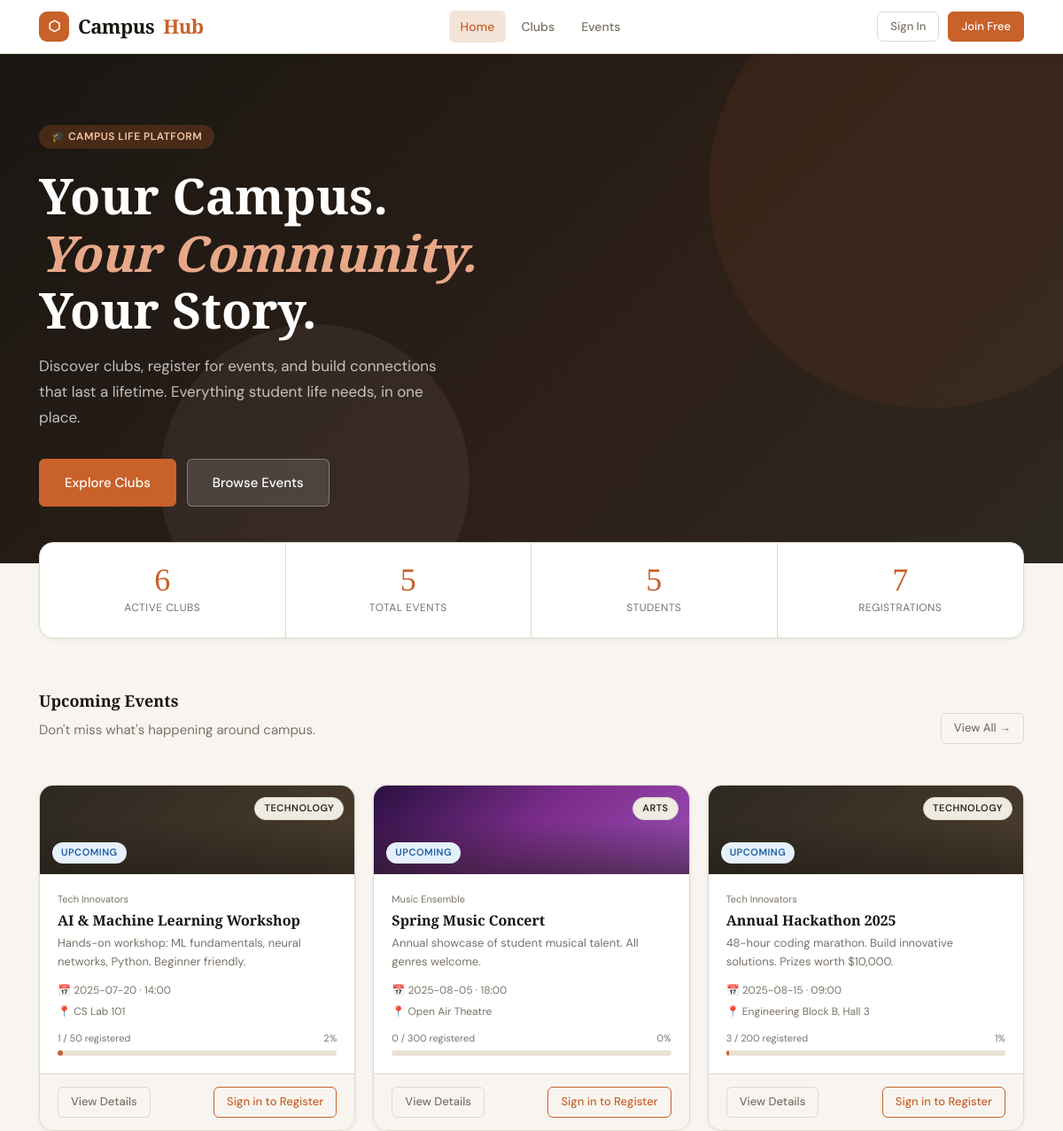
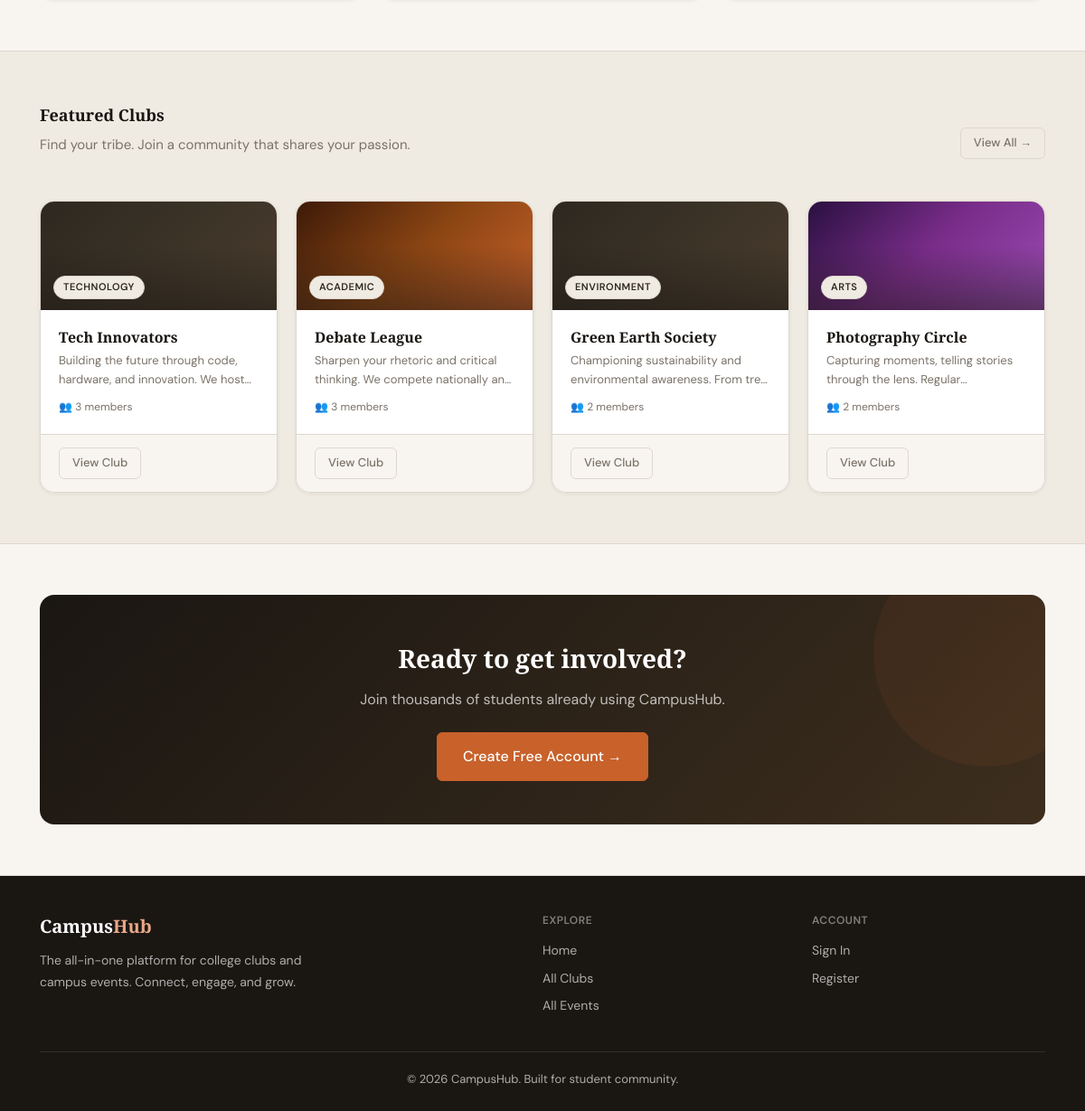
The page / on the database its author committed (2 pictures, top to bottom).
### tables this page shows
CREATE TABLE events (
    id               INTEGER PRIMARY KEY AUTOINCREMENT,
    club_id          INTEGER NOT NULL REFERENCES clubs(id) ON DELETE CASCADE,
    title            TEXT    NOT NULL,
    description      TEXT    NOT NULL,
    event_date       TEXT    NOT NULL,   -- ISO date: YYYY-MM-DD
    event_time       TEXT    NOT NULL,   -- HH:MM
    end_date         TEXT,               -- ISO date
    venue            TEXT    NOT NULL,
    max_participants INTEGER NOT NULL DEFAULT 50,
    status           TEXT    NOT NULL DEFAULT 'upcoming'
                               CHECK(status IN ('upcoming','ongoing','completed')),
    category         TEXT,
    image_url        TEXT,
    created_at       DATETIME NOT NULL DEFAULT CURRENT_TIMESTAMP
);

CREATE TABLE clubs (
    id          INTEGER PRIMARY KEY AUTOINCREMENT,
    name        TEXT    NOT NULL UNIQUE,
    category    TEXT    NOT NULL,
    description TEXT    NOT NULL,
    admin_id    INTEGER REFERENCES users(id) ON DELETE SET NULL,
    status      TEXT    NOT NULL DEFAULT 'pending'
                          CHECK(status IN ('pending','approved','rejected')),
    logo_url    TEXT,
    created_at  DATETIME NOT NULL DEFAULT CURRENT_TIMESTAMP
);

### app.py (the view)
@app.route('/')
def home():
    db = get_db()
    upcoming = db.execute(
        """SELECT e.*, c.name AS club_name, c.category,
           (SELECT COUNT(*) FROM registrations r WHERE r.event_id = e.id) AS reg_count
           FROM events e JOIN clubs c ON e.club_id = c.id
           WHERE e.status = 'upcoming' AND c.status = 'approved'
           ORDER BY e.event_date ASC LIMIT 6"""
    ).fetchall()
    featured_clubs = db.execute(
        """SELECT c.*,
           (SELECT COUNT(*) FROM club_members cm WHERE cm.club_id = c.id) AS member_count
           FROM clubs c WHERE c.status = 'approved'
           ORDER BY member_count DESC LIMIT 4"""
    ).fetchall()
    stats = {
        'clubs':  db.execute("SELECT COUNT(*) FROM clubs WHERE status='approved'").fetchone()[0],
        'events': db.execute("SELECT COUNT(*) FROM events").fetchone()[0],
        'students': db.execute("SELECT COUNT(*) FROM users WHERE role='student'").fetchone()[0],
        'registrations': db.execute("SELECT COUNT(*) FROM registrations").fetchone()[0],
    }
    return render_template('home.html', upcoming=upcoming, featured_clubs=featured_clubs, stats=stats)

### app.py (called while the page is built)
def get_db():
    if 'db' not in g:
        g.db = sqlite3.connect(
            app.config['DATABASE'],
            detect_types=sqlite3.PARSE_DECLTYPES
        )
        g.db.row_factory = sqlite3.Row  # rows behave like dicts
        g.db.execute("PRAGMA foreign_keys = ON")
    return g.db

@app.context_processor
def inject_user():
    user = None
    if 'user_id' in session:
        db = get_db()
        row = db.execute("SELECT * FROM users WHERE id = ?", (session['user_id'],)).fetchone()
        if row:
            user = dict(row)
    return dict(current_user=user)

### templates/home.html (shortened to what this page needs)
{% extends "base.html" %}
{% block content %}
<section class="hero">
  <div class="container">
    <div class="hero-inner fade-in">
      <div class="hero-tag">🎓 Campus Life Platform</div>
      <h1>Your Campus.<br /><em>Your Community.</em><br />Your Story.</h1>
      <p>Discover clubs, register for events, and build connections that last a lifetime. Everything student life needs, in one place.</p>
      <div class="hero-actions">
        <a href="{{ url_for('clubs') }}"  class="btn btn-primary btn-hero">Explore Clubs</a>
        <a href="{{ url_for('events') }}" class="btn btn-hero" style="background:rgba(255,255,255,.12);color:#fff;border-color:rgba(255,255,255,.3);">Browse Events</a>
      </div>
    </div>
  </div>
</section>
<div class="container" style="margin-top:-24px;position:relative;z-index:10;">
  <div class="stats-bar fade-in">
    <div class="stat-item">
      <div class="stat-value">{{ stats.clubs }}</div>
      <div class="stat-label">Active Clubs</div>
    </div>
    <div class="stat-item">
      <div class="stat-value">{{ stats.events }}</div>
      <div class="stat-label">Total Events</div>
    </div>
    <div class="stat-item">
      <div class="stat-value">{{ stats.students }}</div>
      <div class="stat-label">Students</div>
    </div>
    <div class="stat-item">
      <div class="stat-value">{{ stats.registrations }}</div>
      <div class="stat-label">Registrations</div>
    </div>
  </div>
</div>
<section class="section">
  <div class="container">
    <div class="section-header">
      <div>
        <h2 class="section-title">Upcoming Events</h2>
        <p class="section-sub">Don't miss what's happening around campus.</p>
      </div>
      <a href="{{ url_for('events') }}" class="btn btn-ghost btn-sm">View All →</a>
    </div>
    {% if upcoming %}
    <div class="grid-auto">
      {% for event in upcoming %}
      <div class="card card-hover event-card fade-in">
        <div class="card-cover {{ event.category|lower if event.category else 'tech' }}">
          <div style="position:absolute;bottom:12px;left:14px;z-index:2;">
            <span class="badge badge-{{ event.status }}">{{ event.status|capitalize }}</span>
          </div>
          {% if event.category %}
          <div style="position:absolute;top:12px;right:12px;z-index:2;">
            <span class="badge badge-cat">{{ event.category }}</span>
          </div>
          {% endif %}
        </div>
        <div class="card-body">
          <div style="font-size:11px;color:var(--muted);margin-bottom:4px;">{{ event.club_name }}</div>
          <h3 class="card-title">{{ event.title }}</h3>
          <p class="card-excerpt">{{ event.description }}</p>
          <div style="display:flex;flex-direction:column;gap:5px;margin-top:12px;">
            <div style="display:flex;align-items:center;gap:6px;font-size:12px;color:var(--muted);">
              📅 {{ event.event_date }} · {{ event.event_time }}
            </div>
            <div style="display:flex;align-items:center;gap:6px;font-size:12px;color:var(--muted);">
              📍 {{ event.venue }}
            </div>
          </div>
          {% set pct = (event.reg_count / event.max_participants * 100)|int %}
          <div style="margin-top:12px;">
            <div style="display:flex;justify-content:space-between;font-size:11px;color:var(--muted);margin-bottom:4px;">
              <span>{{ event.reg_count }} / {{ event.max_participants }} registered</span>
              <span>{{ pct }}%</span>
            </div>
            <div class="progress-bar-wrap" data-progress="{{ pct }}">
              <div class="progress-bar-fill" style="width:0%"></div>
            </div>
          </div>
        </div>
        <div class="card-footer" style="display:flex;justify-content:space-between;align-items:center;">
          <a href="{{ url_for('event_detail', event_id=event.id) }}" class="btn btn-ghost btn-sm">View Details</a>
          {% if current_user %}
            <form method="POST" action="{{ url_for('register_event', event_id=event.id) }}" class="register-form">
              <button type="submit" class="btn btn-primary btn-sm"
                {% if event.reg_count >= event.max_participants %}disabled title="Event full"{% endif %}>
                Register
              </button>
            </form>
          {% else %}
            <a href="{{ url_for('login') }}" class="btn btn-outline btn-sm">Sign in to Register</a>
          {% endif %}
        </div>
      </div>
      {% endfor %}
    </div>
    {% else %}
    <div class="empty-state">
      <div class="empty-state-icon">📅</div>
      <h3>No upcoming events</h3>
      <p>Check back soon for exciting campus events.</p>
    </div>
    {% endif %}
  </div>
</section>
<section class="section" style="background:var(--cream2);border-top:1.5px solid var(--border);border-bottom:1.5px solid var(--border);">
  <div class="container">
    <div class="section-header">
      <div>
        <h2 class="section-title">Featured Clubs</h2>
        <p class="section-sub">Find your tribe. Join a community that shares your passion.</p>
      </div>
      <a href="{{ url_for('clubs') }}" class="btn btn-ghost btn-sm">View All →</a>
    </div>
    <div class="grid-4">
      {% for club in featured_clubs %}
      <div class="card card-hover fade-in">
        <div class="card-cover {{ club.category|lower if club.category else '' }}">
          <div style="position:absolute;bottom:12px;left:14px;z-index:2;">
            <span class="badge badge-cat">{{ club.category }}</span>
          </div>
        </div>
        <div class="card-body">
          <h3 class="card-title">{{ club.name }}</h3>
          <p class="card-excerpt">{{ club.description }}</p>
          <div style="display:flex;align-items:center;gap:6px;margin-top:10px;font-size:12px;color:var(--muted);">
            👥 {{ club.member_count }} members
          </div>
        </div>
        <div class="card-footer" style="display:flex;justify-content:space-between;align-items:center;">
          <a href="{{ url_for('club_detail', club_id=club.id) }}" class="btn btn-ghost btn-sm">View Club</a>
        </div>
      </div>
      {% endfor %}
    </div>
  </div>
</section>
{% if not current_user %}
<section class="section">
  <div class="container">
    <div style="background:linear-gradient(135deg,var(--ink),#3d2e1e);border-radius:var(--r-lg);padding:48px;text-align:center;position:relative;overflow:hidden;">
      <div style="position:absolute;top:-60px;right:-60px;width:250px;height:250px;border-radius:50%;background:var(--accent);opacity:.08;"></div>
      <h2 style="color:#fff;font-size:28px;margin-bottom:10px;">Ready to get involved?</h2>
      <p style="color:rgba(255,255,255,.7);margin-bottom:24px;font-size:16px;">Join thousands of students already using CampusHub.</p>
      <a href="{{ url_for('register') }}" class="btn btn-primary btn-lg">Create Free Account →</a>
    </div>
  </div>
</section>
{% endif %}
{% endblock %}

### rows shown on the page
events: status "UPCOMING", category "TECHNOLOGY", club_name "Tech Innovators", title "AI & Machine Learning Workshop", description "Hands-on workshop: ML fundamentals, neural networks, Python. Beginner friendly.", event_date "2025-07-20", event_time "14:00", venue "CS Lab 101", reg_count "1", max_participants "50", id "2"
events: status "UPCOMING", category "ARTS", club_name "Music Ensemble", title "Spring Music Concert", description "Annual showcase of student musical talent. All genres welcome.", event_date "2025-08-05", event_time "18:00", venue "Open Air Theatre", reg_count "0", max_participants "300", pct "0"
events: status "UPCOMING", category "TECHNOLOGY", club_name "Tech Innovators", title "Annual Hackathon 2025", description "48-hour coding marathon. Build innovative solutions. Prizes worth $10,000.", event_date "2025-08-15", event_time "09:00", venue "Engineering Block B, Hall 3", reg_count "3", max_participants "200", pct "1"
clubs: category "TECHNOLOGY", name "Tech Innovators", description "Building the future through code, hardware, and innovation. We…", member_count "3"
clubs: category "ACADEMIC", name "Debate League", description "Sharpen your rhetoric and critical thinking. We compete nationally…", member_count "3"
clubs: category "ENVIRONMENT", name "Green Earth Society", description "Championing sustainability and environmental awareness. From…", member_count "2"
clubs: category "ARTS", name "Photography Circle", description "Capturing moments, telling stories through the lens.…", member_count "2"

### other values the page prints
{{ stats.clubs }} "6"
{{ stats.events }} "5"
{{ stats.students }} "5"
{{ stats.registrations }} "7"
